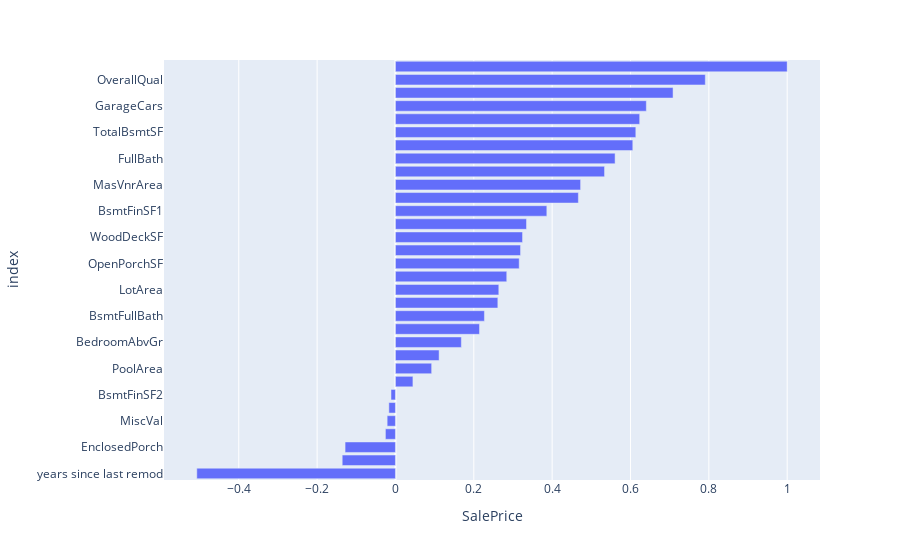

The notebook cell this image was saved under:
### Code cell
df_corr = datasetR[fullListNumbersAndPrice].corr()
corrSalesprice=df_corr[['SalePrice']].sort_values(by='SalePrice',ascending=True)
corrSalesprice=corrSalesprice.reset_index()
corrSalesprice
fig=px.bar(corrSalesprice,x='SalePrice',y='index',orientation='h')
fig.show()

### Figure 1 — Plotly figure (JSON) as saved in the notebook; plotly's stock layout.template omitted (floating-point values rounded to 4 significant figures)
{"data": [{"alignmentgroup": "True", "hovertemplate": "SalePrice=%{x}<br>index=%{y}<extra></extra>", "legendgroup": "", "marker": {"color": "#636efa", "pattern": {"shape": ""}}, "name": "", "offsetgroup": "", "orientation": "h", "showlegend": false, "textposition": "auto", "type": "bar", "x": [-0.5071, -0.1359, -0.1286, -0.02561, -0.02119, -0.01684, -0.01138, 0.04458, 0.0924, 0.1114, 0.1682, 0.2145, 0.2271, 0.2614, 0.2638, 0.2841, 0.3159, 0.3193, 0.3244, 0.3345, 0.3864, 0.4669, 0.4726, 0.5337, 0.5607, 0.6059, 0.6136, 0.6234, 0.6404, 0.7086, 0.791, 1], "xaxis": "x", "y": ["years since last remod", "KitchenAbvGr", "EnclosedPorch", "LowQualFinSF", "MiscVal", "BsmtHalfBath", "BsmtFinSF2", "3SsnPorch", "PoolArea", "ScreenPorch", "BedroomAbvGr", "BsmtUnfSF", "BsmtFullBath", "GarageYrBlt", "LotArea", "HalfBath", "OpenPorchSF", "2ndFlrSF", "WoodDeckSF", "LotFrontage", "BsmtFinSF1", "Fireplaces", "MasVnrArea", "TotRmsAbvGrd", "FullBath", "1stFlrSF", "TotalBsmtSF", "GarageArea", "GarageCars", "GrLivArea", "OverallQual", "SalePrice"], "yaxis": "y"}], "layout": {"autosize": true, "barmode": "relative", "legend": {"tracegroupgap": 0}, "margin": {"t": 60}, "xaxis": {"anchor": "y", "autorange": true, "domain": [0, 1], "range": [-0.5908, 1.084], "title": {"text": "SalePrice"}, "type": "linear"}, "yaxis": {"anchor": "x", "autorange": true, "domain": [0, 1], "range": [-0.5, 31.5], "title": {"text": "index"}, "type": "category"}}}
